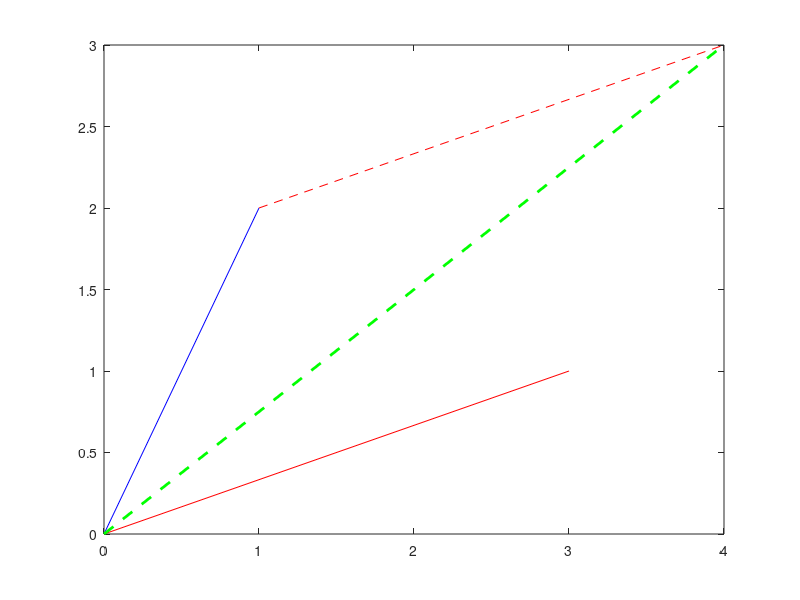

This chart was generated by the following MATLAB code: (Note: this script raises an error after producing the figure.)
clear; clc; close all;

%% Math Tools Lab 1: Matlab 1
% Percent symbols are used to comment. Double %s create a section, and you
% can run sections separately instead of the entire script

%% Section 1: Review of matlab basics

% This section reviews some core concepts that were covered in the bootcamp

% Basic operations in matlab include:

% Addition: +, subtraction: -, multiplication: *, division: /, ?: sqrt(), 
% raising a number to a power: ^, exponential base e: exp(), logarithm base: e log(),
% absolute value: abs()
% ex. 5+2^2 (ans = 9)
% You can try these out in the command window! 


%% Variables

% Variables are used to store information (in the form of a number, or multiple
% numbers, such as vectors or matrices,etc.) to be referenced and manipulated in a
% computer program. 

% Variables label data with a descriptive name, so our
% programs can be understood more clearly by the reader and ourselves.  

% To create a new variable, enter the variable name in the command window, 
% followed by an equal sign (=) and the value you want to assign to the
% variable. We can then apply the operations we learned to those variables.

%  Try creating a variable in the command window! You can see the variable
% you created in the workspace. You can also use the commands "who" and "whos" in the
% command window to see the variables in your current workspace

% ex. 
a = 2
b = 5
a + b

electrical_bill = 60
gas_bill = 30
total_utilities = electrical_bill + gas_bill

% According to good coding practice, your variable names should be long and
% descriptive, so when you read through it you know exactly what each
% variable represents. (See example above with "electrical_bill".) However,
% a potential downside of this is the need to meticously type out their
% names without typos---what do we do about this?

% The solution: use the "tab" key to autocomplete variable names. This
% saves time while guaranteeing you avoid typos in variable names. Any
% variable that already exists and is compatible with what you've typed so
% far will appear as an option.

% try it! start typing "electrical_bill" and press tab to autocomplete
electrical_bill
% Matlab lets you assign many types of data to variables! Numbers, strings,
% and arrays can all be given variable names

% try it: create a cell array containing your shopping list

grocery_list = {'celery', 'raisins', 'peanut butter'}


%% Scripts
% A script is a file that contains multiple sequential lines of MATLAB
% commands and function calls. You can run a script by typing  run(script name) at the command line. 

% Right now we are in the Scripts section. To create sections, start a line
% with %% followed by a space. Then you can run sections of the script without running the entire script 
% keyboard shortcut for running a section: command(?) + enter on Mac or fn+F9 on Windows

% Write a script to generate two variables.
% What do you notice in the command window after you have created your
% variables, and run the script or script section?

% Use a semicolon (;)  in order to suppress the output. This will become
% very useful when you have lots of calculations in a script or a large variable 

% note: 
% to clear the command window: clc
% to clear everything in the workspace: clear
% everything except some variable x: clear -except x
% to close open windows from plotting: close all

% It's good housekeeping to begin scripts by closing all open figure, and
% clearing the workspace and command line 

%% Vectors 

% A vector is an ordered list of numbers
% There are column vectors and row vectors, which matters for operations!
% A row vector is written in matlab like so: v = [1 2]
% A column vector like this: u = [1; 2] 
% A row vector can be converted into a column vector (or vice versa) with
% an apostrophe like this : u = v'

% For scalar multiplication, we can use the same operator for
% multiplication (*)
% eg. a=2; a*v

% To multiply two vectors, we have to specifically use element wise
% multiplucation
% e.g. u.*v

% Sometimes you will need to generate useful vectors with a set length,
% number of elements, or both. Two convienient ways of creating evenly
% spaced vectors are shown below:

a = linspace(1,100)

b = 1:100

% Both functions create a linearly spaced vector between the endpoints
% given to them. However, they also allow you to specify the spacing of the
% vector:

a = linspace(1,100,10)

b = 1:10:100

% What is the difference between these two outputs? How are they generated?
% You might also want to generate a vector of a single value, as below:

ones(1,10)

% notice what this output is saved as in the workspace. As with other pre-assigned variables
% such as i and j, it will save you future headaches if you avoid creating
% variables with this name

% NaN(x,y) ("not a number"), and zeros (x,y) are similar functions that you can experiment with.
% The functions rand, randn, and randi allow you to generate vectors and
% matricies of random numbers

% You can retrieve elements of the vector via indexing. Matlab is 1-indexed 
% so the first element is a(1), the second is a(2). The last element is 
% a(end), and second to last is a(end-1). You can specify a subset of the
% vector with a vector of indices, e.g. a(1:5)

% To index into a matrix ( a "stack" of vectors, eg. C = randn(5) or C =
% [a;b]), specify both a row and a column (e.g. C(1,3)). If you'd like to
% pull out an entire row or column, specifcy the row you want and 
% use a colon to denote all columns (or vice versa -- e.g. C(2,:) returns
% the second row of C)
% Try generating a matrix of random values to practice indexing.
C = rand(4, 3);

% You can also use indexing to change the components in your matrix. Set
% the value of the second row, first column in your matrix to be zero using
% the syntax Matrix(m,n) = 0

% code here
C(4, 2) = 0
% You can clear values from a vector or matrix by setting them equal to []
% Try clearing the first row of your matrix this way.

% code here
C(1, :) = []
%you can also index into a matrix with a single value (e.g. C(5)). This
%index the matrix as a "folded" column vector -- index 1:m (# of rows)
%correspond to the first column, top to bottom, and m+1:2m correspond to
%the second, and so on. Try this method on the matrix you created in the
%last step.

% What happens if you delete a single value using this indexing system
% (i.e. C(5)=[])? 

% Why does this happen? Matab hates holes in matrices.

% Vector addition: write code to create two vector variables, d and e that are the 
% same dimension and orientation. Save their sum as f, and then run the section so 
% that only f displays in the command window. (reminder: use semicolons to
% suppress output)

% code here

d = rand(4, 1); e = rand(4, 1);
f = d + e

% Scalar multiplication
% Multiplying a vector by a scalar "stretches" the vector out. Define a
% vector and a scalar and multiply them. Does your result make sense 

% code here
alpha = 4; alpha * f

% Vector multiplication: 
% You can multiply individual elements of two vectors together, or perform 
% vector multiplication (which we will cover in more detail in class next week).
% To perform element wise multiplication of two vectors, use .* ( e.g. d.*e)

% Multiplying a column vector (u) by a row vector (v) results in a matrix of values
% where each row contains the scalar multiple of the row vector with
% an element of the column vector (e.g. u(1)*v, u(2)*v,...). Try
% multiplying a column vector by a row vector (e.g. [1; 2]*[3,4])

% code here
[1; 2]*[3,4]

% what happens if you multiply a row vector by a column vector? Do you know
% what this is called? 

[1, 2] * [3; 4]
% inner product of vectors or dot product if its two dimensions?

%% Exercize 1 : visualizing vectors with plotting

% Plotting is a great tool to build an intuitive understanding of the math
% in math tools.

% To create a new figure, you can call 'figure' to initialize a new figure
% window. You can also assign a handle to your new figure:

%fig = figure

% In the command line, you'll see the attributes of the figure window.

% There are many plotting functions built in to matlab. 
% The function plot() in Matlab takes in x-values, y-values, and display
% specifications.  
% To create a line plot, first set up the figure by typing "figure" to open
% a figure. On the next line we can then call the function: plot(x-values,y-values, LineSpec) 

% You can also specify properties of the plot, eg:
% * line color: preset matlab colors (red: 'r', green: 'g', blue: 'b') or
% 'Color' followed by the rgb values, eg red = [1 0 0]. Call 'uisetcolor'
% in the command window for some help picking your dream color scheme

% * line style: dashed line '--' , dotted line '.' eg. to make a dashed red
% line: '--r'
% *line width: plot(x,y, 'LineWidth', 2)

% note: you can also get help with matlab functions by typing "help
% function" into the command window. For example try "help plot"

% Try plotting the vectors v = [1; 2] in blue and  u = [3; 1] in red using plot()
% To see both vectors, on the same axes, specify 'hold on':

fig = figure;
v = [1 2]; u = [3 1];
plot([0 v(1)], [0 v(2)], 'b', 'DisplayName', 'v');
hold on;
plot([0 u(1)], [0 u(2)], 'r', 'DisplayName', 'u');


% Now, show vector addition by plotting v+u as a dashed line. To
% better illustrate the addition, try plotting u as a vector that
% originates at the endpoint of v

w = u + v;
plot([v(1) w(1)], [v(2), w(2)], 'r--', 'DisplayName', 'u_{translated}')
plot([0 w(1)], [0 w(2)], 'g--', 'LineWidth', 2, 'DisplayName', 'w')

% What is the vector length (L2 norm) of v+u? (hint: to square elements of a vector, use .^)

w_norm = L2_norm(w)
% What about the "city block" length (L1 norm)? Calculate the L1 and L2
% norms of v+u and print them to the command window using fprintf, eg:
% fprintf( 'your text here %.2f\n', your L1 norm), which will print the
% norm to two decimal places ( the %.2f)  

w_L1 = L2_norm(u) + L2_norm(v);
fprintf('The L1 norm of w is %.2f\n', w_L1);

% How can you create a unit vector (a vector with length 1) in the
% direction of v? On your existing axes, plot the unit vectors in the
% direction of v and u, with line width of 2. 

u_hat = u/L2_norm(u);
v_hat = v/L2_norm(v);
plot([0, u_hat(1)], [0, u_hat(2)], 'r', 'LineWidth', 2, 'DisplayName', 'u_{hat}');
plot([0, v_hat(1)], [0, v_hat(2)], 'b', 'LineWidth', 2, 'DisplayName', 'v_{hat}');

% Convince yourself that the unit vectors you calculated have a length of 1
% by plotting a circle over your vectors.

r = 1; % radius of the circle 
x = linspace(-r,r,1000);
y = sqrt(r^2 - x.^2);
plot([x, flip(x)],[y,-y], 'c', 'DisplayName', 'unit circle')
axis equal % 


% You can change the axis limits with xlim([min, max]), ylim([min max])
xlim([0, 4.5]); ylim([0, 3.5]);
% Add axis labels with xlabel('your label'), ylabel('your label')
xlabel('x'); ylabel('y');

% Add a title using title('your title')!
title('vector addition', 'fontsize', 20);
% You can change the font size of the title by specifying after the title
% eg title('your title', 'fontsize', 20)

% Now add a legend:
% legend('first vector', 'second vector', ...etc) note: this will label data
% in the order you plotted them!
% OR You can also add 'DisplayName', 'name here' within the plot function:
% plot(x,y, LineSpec, 'DisplayName', 'name here') and then call "legend"
% When I plot a legend, it always shows up in the worst possible place.
% To avoid this, you can specify a location when you generate the legend:
% legend(__,'Location',lcn), e.g. legend(__,'Location','BestOutside'). You
% can also give the legend a handle (l = legend(...)) and use this handle
% to change the Location attribute, l.Location (caps are important here) to
% something that works for your figure
legend('Location', 'BestOutside');

% Save the plot: you can either just get the current plot and save (saveas(gca,
% filename.filetype) or save using the handle we assigned the figure (
% saveas(fig, 'filename.filetype')). These save the figure in the current
% folder.
saveas(fig, 'vector_addition.fig')
% This will save the figure in the current folder.
% note: to close a figure type "close" into the command window
% type "close all" to close all figures

%% 
% Now try plotting higher dimension vectors in a figure with multiple
% subplots!

% The function subplot(m, n, p) creates a m-by-n grid of axes that you can
% plot on, and specifies the p-th axis for the current plot. You can also
% plot on multiple axes to suit your aesthetic sensibilities: e.g.
% subplot(2,3,1:3) creates a 2x3 grid of axes but specifies subplots 1-3
% (the top row) as your current axis. 

% Create a figure with two subpots. Create two vectors with three elements
% and plot them in the first subplot using plot3(x,y,z) (type help plot3 in
% the command window if you are confused about the syntax). Tip: add
% rotate3d on to your plotting code to allow 3D panning 
fig1 = subplot(1, 2, 1);
a = 3*rand(3, 1); b = 4*rand(3, 1);
plot3([0,a(1)], [0,a(2)], [0,a(3)], 'r', 'DisplayName', 'v_1')
hold on;
plot3([0,b(1)], [0,b(2)], [0,b(3)], 'b', 'DisplayName', 'v_2')
xlabel('x'); ylabel('y'); zlabel('z');
title('3d vectors', 'fontsize', 14);
legend();
% In the second subplot, create a vector with ten elements and plot it using stem(vector).
% Then calcuate the unit vector, and plot it using stem()

% Give both subplots axis labels and titles.
% hint: to plot multiple objects on the same axes, specify 'hold on' after you create the subplot
fig2 = subplot(1, 2, 2);

vector = rand(10, 1);
stem(vector, 'filled')
xlim([0, 11])
xlabel('vector counts'); ylabel('vector coefficients');
title('Stem plot', 'fontsize', 14);
% Depending on how you chose to orient your subplots, you may find that one
% of your graphs is squished in a way that makes it harder to read. Try
% playing with different layouts to get something that looks nice. 

saveas(gca, 'multi_dimensional_vectors.fig')

%% Exercize 2: other important plots
% Other types of plots include: bar(), hist(), scatter(), stem(), and many
% more! Matlab has extensive documentation about its plotting functions,
% which you can access at https://www.mathworks.com/help/matlab/creating_plots/types-of-matlab-plots.html

% In Math Tools, you will make a lot of histograms and scatter plots. Let's
% practice using these functions to visualize data.

% First, generate two vectors with 100 elements, one using the randn
% function and one using rand. We will treat these as the x and y values of
% a data set.
x = randn(100, 1); y = rand(100, 1);

% Create a figure with three subplots. In the first, plot the simulated
% data using scatter(x,y). Scatter is a nice function for scatter plots
% because you can easily change the size and color of data points with the
% syntax: scatter(X,Y,Size,Color). Type help scatter to read more about
% this function
fig1 = subplot(1, 3, 1);
scatter(x, y, 10, 'r');
xlabel('x'); ylabel('y');
title('Scatter plot')'

% in subplot 2 create a histogram of the x values using the histogram()
% function. You can either let the function automatically specify bins, or
% set the bins yourself (if you have a prefered bin size or number) by
% specifying a scalar number of bins (e.g. histogram(x,binNumb)) or by
% specifying a vector of bin edges (e.g. histogram(x,binEdges) where
% binEdges = -2:.1:2, for example)
fig2 = subplot(1, 3, 2);
histogram(x, 10)
title('x histogram')
ylabel('Frequency')
% Plot the x values with 10 bins

% Repeat the process in subplot 3 with the y values. What do you notice is
% different about these two histograms? You will see (and make!) many examples of
% similar histograms in future sections. 
fig3 = subplot(1, 3, 3);
histogram(y, 10)
title('y histogram')
ylabel('Frequency')
saveas('other_plots.fig')
